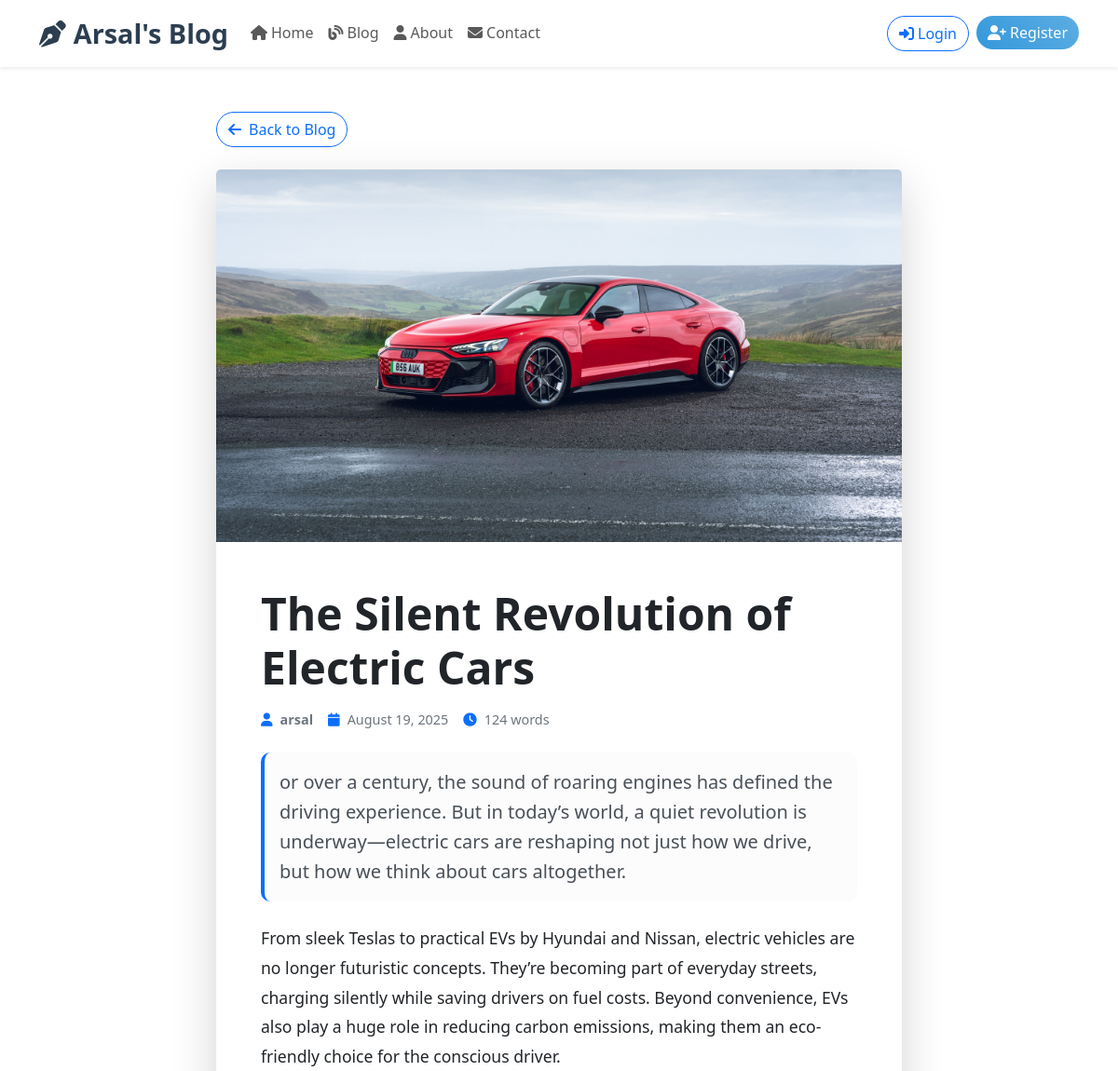
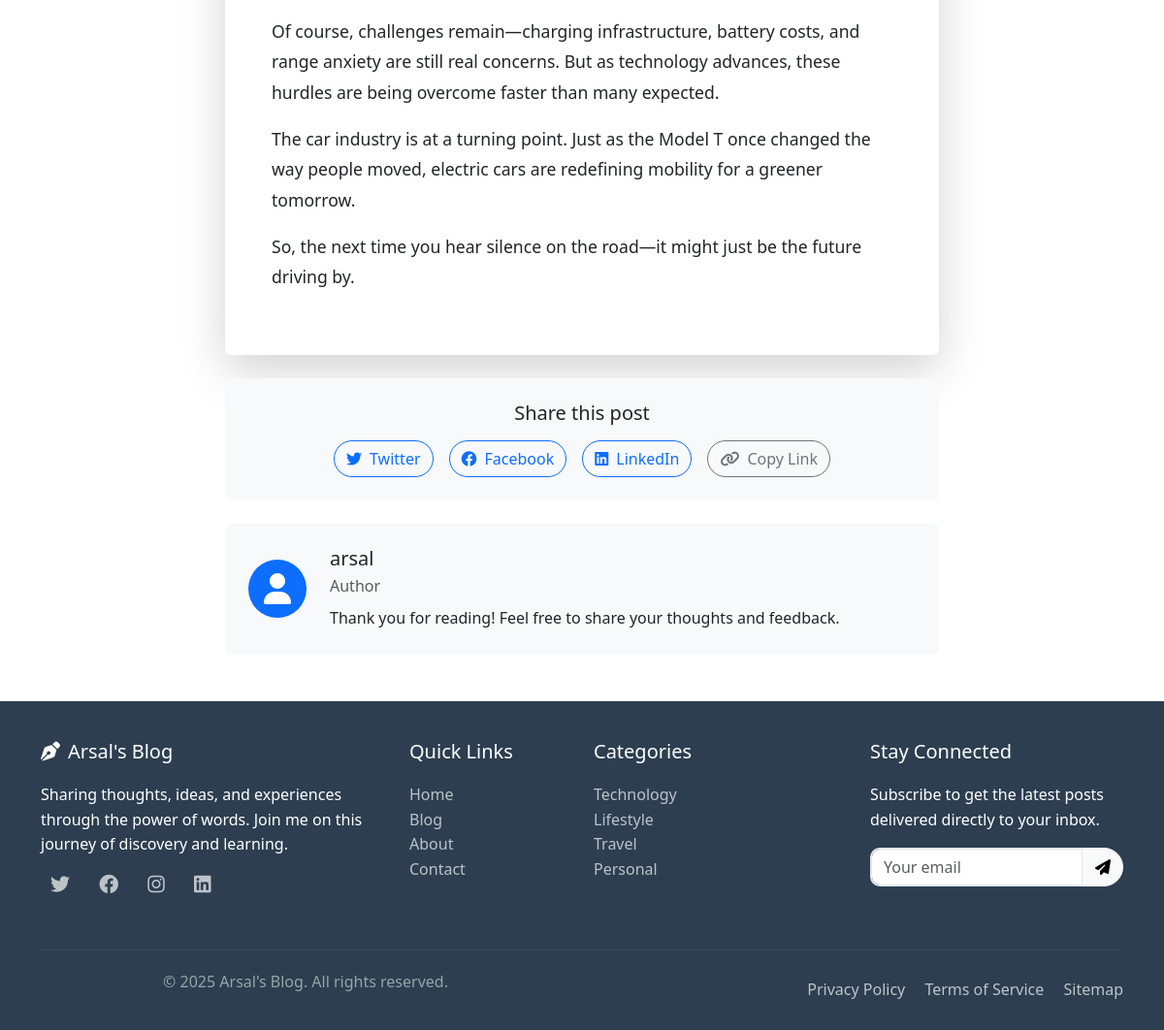
Page /blog/8/ on the committed database (2 pictures, top to bottom).
### tweet/models.py (models this page shows, shortened)
class BlogPost(models.Model):
    title = models.CharField(max_length=200)
    author = models.ForeignKey(User, on_delete=models.CASCADE)
    content = models.TextField()
    featured_image = models.ImageField(upload_to='blog_images/', blank=True, null=True)
    excerpt = models.TextField(max_length=300, blank=True, help_text="Brief description of the blog post")
    created_at = models.DateTimeField(auto_now_add=True)
    updated_at = models.DateTimeField(auto_now=True)
    is_published = models.BooleanField(default=True)
    class Meta:
        ordering = ['-created_at']

### tweet/views.py (the view)
# urls.py: path('blog/<int:pk>/', views.blog_detail, name='blog_detail'),
def blog_detail(request, pk):
    post = get_object_or_404(BlogPost, pk=pk, is_published=True)
    return render(request, 'blog/blog_detail.html', {'post': post})

### templates/blog/blog_detail.html (shortened to what this page needs)
{% extends 'layout.html' %}
{% load static %}
{% block content %}
<div class="container my-5">
    <div class="row justify-content-center">
        <div class="col-lg-8">
            <div class="mb-4">
                <a href="{% url 'blog_list' %}" class="btn btn-outline-primary">
                    <i class="fas fa-arrow-left me-2"></i>Back to Blog
                </a>
            </div>
            <article class="card shadow-lg border-0">
                {% if post.featured_image %}
                <img src="{{ post.featured_image.url }}" class="card-img-top" alt="{{ post.title }}" style="height: 400px; object-fit: cover;">
                {% endif %}
                <div class="card-body p-5">
                    <header class="mb-4">
                        <h1 class="display-5 fw-bold mb-3">{{ post.title }}</h1>
                        <div class="blog-meta d-flex flex-wrap align-items-center gap-3 mb-4">
                            <div class="d-flex align-items-center">
                                <i class="fas fa-user text-primary me-2"></i>
                                <span class="fw-semibold">{{ post.author.get_full_name|default:post.author.username }}</span>
                            </div>
                            <div class="d-flex align-items-center">
                                <i class="fas fa-calendar text-primary me-2"></i>
                                <span>{{ post.created_at|date:"F d, Y" }}</span>
                            </div>
                            <div class="d-flex align-items-center">
                                <i class="fas fa-clock text-primary me-2"></i>
                                <span>{{ post.content|wordcount|floatformat:0 }} words</span>
                            </div>
                        </div>
                        {% if post.excerpt %}
                        <div class="alert alert-light border-start border-4 border-primary">
                            <p class="mb-0 lead">{{ post.excerpt }}</p>
                        </div>
                        {% endif %}
                    </header>
                    <div class="blog-content">
                        {{ post.content|linebreaks }}
                    </div>
                </div>
            </article>
            <div class="card mt-4 border-0 bg-light">
                <div class="card-body text-center py-4">
                    <h5 class="mb-3">Share this post</h5>
                    <div class="d-flex justify-content-center gap-3">
                        <a href="https://twitter.com/intent/tweet?text={{ post.title|urlencode }}&url={{ request.build_absolute_uri }}"
                           target="_blank" class="btn btn-outline-primary">
                            <i class="fab fa-twitter me-2"></i>Twitter
                        </a>
                        <a href="https://www.facebook.com/sharer/sharer.php?u={{ request.build_absolute_uri }}"
                           target="_blank" class="btn btn-outline-primary">
                            <i class="fab fa-facebook me-2"></i>Facebook
                        </a>
                        <a href="https://www.linkedin.com/sharing/share-offsite/?url={{ request.build_absolute_uri }}"
                           target="_blank" class="btn btn-outline-primary">
                            <i class="fab fa-linkedin me-2"></i>LinkedIn
                        </a>
                        <button onclick="copyToClipboard()" class="btn btn-outline-secondary">
                            <i class="fas fa-link me-2"></i>Copy Link
                        </button>
                    </div>
                </div>
            </div>
            <div class="card mt-4 border-0 bg-light">
                <div class="card-body">
                    <div class="row align-items-center">
                        <div class="col-auto">
                            <div class="bg-primary rounded-circle d-flex align-items-center justify-content-center" style="width: 60px; height: 60px;">
                                <i class="fas fa-user fa-2x text-white"></i>
                            </div>
                        </div>
                        <div class="col">
                            <h5 class="mb-1">{{ post.author.get_full_name|default:post.author.username }}</h5>
                            <p class="text-muted mb-2">Author</p>
                            <p class="mb-0">Thank you for reading! Feel free to share your thoughts and feedback.</p>
                        </div>
                    </div>
                </div>
            </div>
        </div>
    </div>
</div>
{% endblock %}

### static/css/style.css (style rules this page uses)
:root { --primary-color: #2c3e50; --secondary-color: #3498db; --accent-color: #e74c3c; --text-color: #2c3e50; --light-bg: #f8f9fa; --hover-transition: all 0.3s ease; }
body { font-family: 'Segoe UI', Tahoma, Geneva, Verdana, sans-serif; line-height: 1.6; color: var(--text-color); }
.btn { transition: var(--hover-transition); border-radius: 25px; }
.card-body { padding: 1.5rem; }
.blog-content { font-size: 1.1rem; line-height: 1.8; }
.blog-meta { color: #6c757d; font-size: 0.9rem; margin-bottom: 2rem; }
.blog-meta i { margin-right: 5px; }
.alert { border-radius: 10px; border: none; animation: fadeInUp 0.5s ease; }

### rows in the picture
BlogPost: featured_image (picture), title "The Silent Revolution of Electric Cars", author.get_full_name "arsal", created_at "August 19, 2025", content "124", excerpt "or over a century, the sound of roaring engines has defined the driving experience. But in today’s world, a quiet revolution is underway—electric cars are reshaping not just how we drive, but how we think about cars altogether.", content "From sleek Teslas to practical EVs by Hyundai and Nissan, electric vehicles are no longer futuristic concepts. They’re becoming part of everyday streets, charging silently while saving drivers on fuel costs. Beyond convenience, EVs also play a huge role in reducing carbon emissions, making them an eco-friendly choice for the conscious driver. Of course, challenges remain—charging infrastructure, battery costs, and range anxiety are still real concerns. But as technology advances, these hurdles are being overcome faster than many expected. The car industry is at a turning point. Just as the Model T once changed the way people moved, electric cars are redefining mobility for a greener…"
